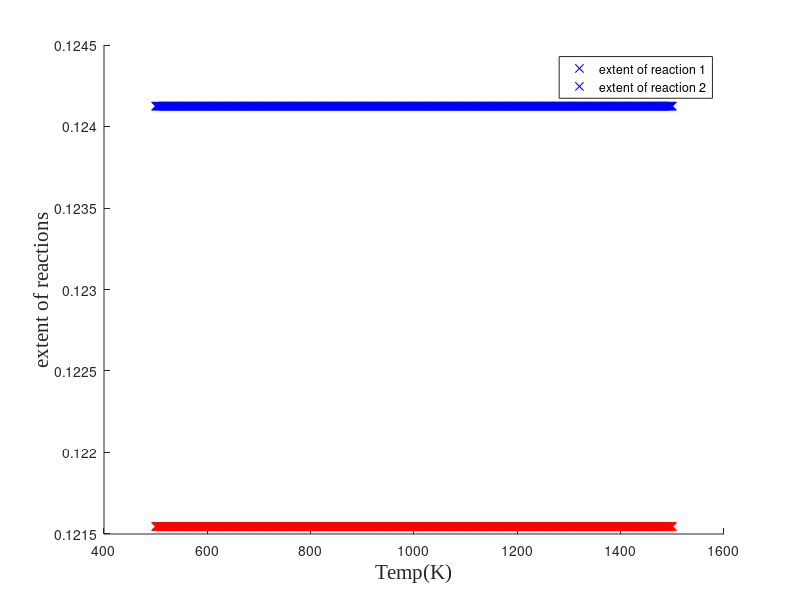

This chart was generated by the following MATLAB code:
%Midterm Problem 2
%Navneet Singh(nsingh1@andrew.cmu.edu) 
function midterm2

clc       %clear screen
clear all % clearing all stored variables
close all %close previous plots

temp = 500:1:1500; %K , temp range over which we have to calculate extent of reaction 

k01 = 2;
g1 = 3000; %J/mol
k02 = 0.9;
g2 = -1000; %J/mol
R = 8.314; %J mol^-1 K^-1


%Reaction extent, e = (mole at equilibrium - initial moles )/stoichiometric
%constant. 
%For first reation extent is e1 while for second e2. 


o2_in = 1.0/3;  %moles
co2_in = 1.0/3; %moles
n2_in = 1.0/3;  %moles

%calling fsolve function to solve equations
%set of equations described in function extent
%We will call fsolve 1001 times (dimension of temp to calculate extent at that points)

for i = 1:length(temp) 
    %defining values of K1 and K2 at different temperatures
    K1 = k01 * exp(g1/(R * temp(i))); 
    K2 = k02 * exp(g2/(R * temp(i))); 
    guess = [0.1; 0.1]; %initial guess
    options = optimset('display','off');
    [extent1, fval, exitflag,outtput] = fsolve(@extent, guess, options);
    %exitflag is used to check whether solution conereged or not.
    
    %fprintf('Equilibrium extents for part (a) are as follows:\nReaction 1, e1 = %f\nReaction 2, e2 = %f\n',extent1(1),extent1(2));
end

%describing non linear equations
function F = extent(e)
    %for first reaction 
    CO2 = -2*e(1) + co2_in ; %moles of CO2 at equilibrium. 
    CO = 2*e(1); %moles of CO at equilibrium.
    O2 = e(1) - e(2) + o2_in; %moles of O2 at equilibrium.
   
    %for second reaction
    N2 = -1*e(2) + n2_in; %moles of N2 at equilibrium.
    NO =  2*e(2); %moles of NO at equilibrium.
    
    tot = CO2 + CO + O2 + N2 + NO ; %total moles at equilibrium. 
    
    %First equation to be solved
    F(1) = (CO/tot)^2 * (O2/tot) - K1 * (CO2/tot)^2;
    %Second equation to be solved 
    F(2) = (NO/tot)^2 - K2 * (O2/tot) * (N2/tot); 
   
end

%plotting
hold on
plot(temp,extent1(1),'bx')
plot(temp,extent1(2),'rx')
legend('extent of reaction 1','extent of reaction 2')
xlabel('Temp(K)','fontsize',15,'fontname','times new roman')
ylabel('extent of reactions','fontsize',15,'fontname','times new roman')


end